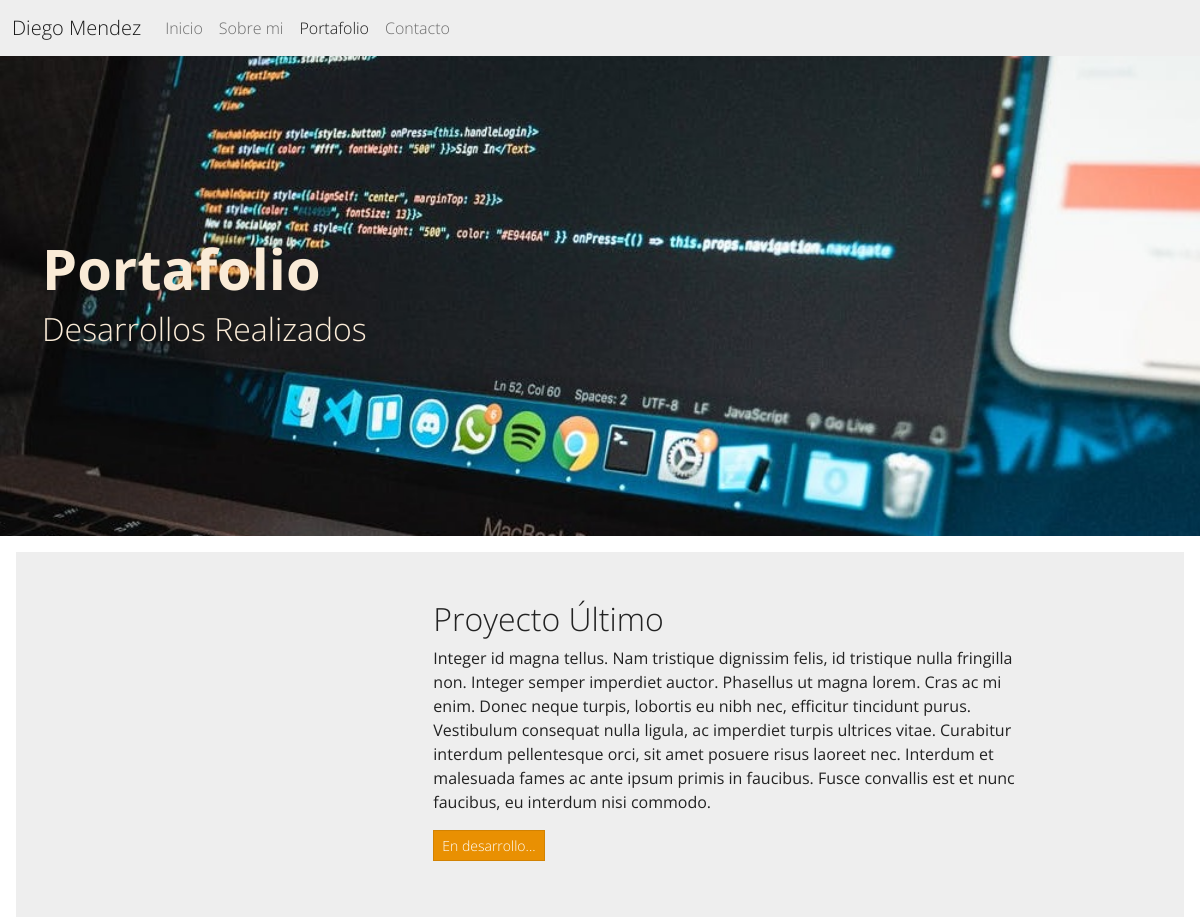
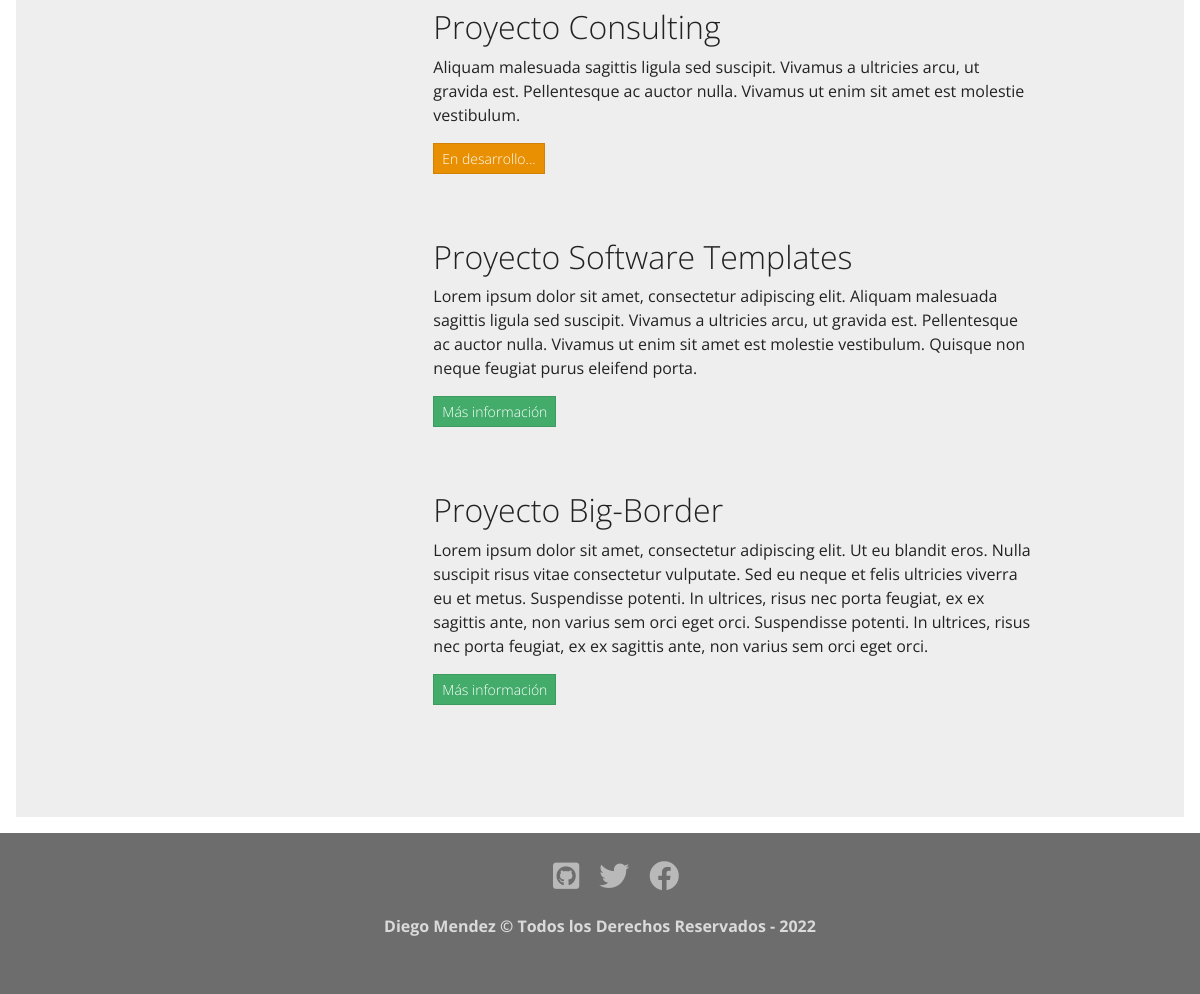
The page /portfolio/ on the database its author committed (2 pictures, top to bottom).
### portfolio/models.py (models this page shows, shortened)
class Project(models.Model):
    title= models.CharField(max_length=150, verbose_name='Título')
    description=models.TextField(verbose_name='Descripción')
    image=models.ImageField(upload_to='projects',verbose_name='Imagen')
    link=models.URLField(max_length=180,blank=True,null=True,verbose_name='Enlace')
    created=models.DateTimeField(auto_now_add=True,verbose_name='Fecha creación')
    updated=models.DateTimeField(auto_now=True,verbose_name='Fecha modificación')
    class Meta:
        verbose_name='proyecto'
        verbose_name_plural='proyectos'
        ordering=['-created']

### portfolio/views.py (the view)
# urls.py: path('portfolio/',portfolio_views.portfolio,name='portfolio'),
def portfolio(request):
    projects=Project.objects.all()
    return render(request,'portfolio/portfolio.html', {'projects':projects})

### redsocial/processors.py (called while the page is built)
def ctx_dict(request):
    ctx={}
    links=Link.objects.all()
    for link in links:
        ctx[link.key]=link.url
    return ctx

### portfolio/templates/portfolio/portfolio.html (shortened to what this page needs)
{%extends 'core/base.html'%}
{%load static%}
{%block content%}
     <div class="portfolio imagen-fondo">
        <div class="container">
            <div class="row">
                <div class="col-12 titulos">
                    <div>
                        <h1 class="display-4 fw-bold">Portafolio</h1>
                    </div>
                    <div>
                        <h3 class="fs-2">Desarrollos Realizados</h3>
                    </div>
                </div>
            </div>
        </div>
    </div>
    <div class="position-relative overflow-hidden p-3 p-md-5 m-md-3 bg-light">
        <div class="container">
            {%for project in projects%}
                <div class="row project mb-5">
                    <div class="col-lg-3 col-md-4 offset-lg-1">
                    </div>
                    <div class="col-lg-7 col-md-8">
                        <h2 class="section-heading title">{{project.title}}</h2>
                        <p>{{project.description}}</p>
                        {%if project.link%}
                            <p><a class="btn btn-sm btn-success" href="{{project.link}}">Más información</a></p>
                        {%else%}
                            <p class="btn btn-sm btn-warning">En desarrollo...</p>
                        {%endif%}
                    </div>
                </div>
            {%endfor%}
        </div>
    </div>
{%endblock%}

### core/templates/core/base.html (shortened to what this page needs)
<!DOCTYPE html>
<html lang="es">
<head>
    {%load static%}
    <link href="{%static 'core/css/bootstrap.min.css'%}" rel="stylesheet">
    <link rel="stylesheet" href="https://cdnjs.cloudflare.com/ajax/libs/font-awesome/5.15.3/css/all.min.css" />
    <link rel="stylesheet" href="{%static 'core/css/app.css'%}">
  </head>
  <body>
    <nav class="navbar navbar-expand-lg bg-light">
        <div class="container-fluid">
            <a class="navbar-brand" href="{% url 'home' %}">Diego Mendez</a>
            <div class="collapse navbar-collapse" id="navbarNavAltMarkup">
                <div class="navbar-nav">
                    <a class="nav-link {% if request.path == '/' %}active{% endif %}" aria-current="page" href="{% url 'home' %}">Inicio</a>
                    <a class="nav-link {% if request.path == '/about-me/' %}active{% endif %}" href="{% url 'about' %}">Sobre mi</a>
                    <a class="nav-link {% if request.path == '/portfolio/' %}active{% endif %}" href="{% url 'portfolio' %}">Portafolio</a>
                    <a class="nav-link {% if request.path == '/contact/' %}active{% endif %}" href="{% url 'contact' %}">Contacto</a>
                </div>
            </div>
        </div>
    </nav>
            {%block content%} {%endblock%}
    <footer class="footer">
        <div class="footer__redes">
            <ul class="footer__lista">
                <li class="footer__item">
                    {% if LINK_GITHUB %}
                    <a class="footer__icono" href={{LINK_GITHUB}} target="blank"><i class="fab fa-github-square fa-1x"></i></a>
                    {% endif %}
                </li>
                <li class="footer__item">
                    {% if LINK_TWITTER %}
                    <a class="footer__icono" href={{LINK_TWITTER}} target="blank"><i class="fab fa-twitter fa-1x"></i></a>
                    {% endif %}
                </li>
                <li class="footer__item">
                    {% if LINK_FACEBOOK %}
                    <a class="footer__icono" href={{LINK_FACEBOOK}} target="blank"><i class="fab fa-facebook fa-1x"></i></a>
                    {% endif %}
                </li>
            </ul>
        </div>
        <div class="footer__texto">
            <p>Diego Mendez &copy; Todos los Derechos Reservados - 2022</p>
        </div>
    </footer>
  </body>
</html>

### core/static/core/css/app.css (style rules this page uses)
.portfolio { background-image: url(../img/portfolio-bg.jpeg); }
.imagen-fondo { background-position: center center; min-height: 60vh; background-attachment:scroll; background-size: cover; background-repeat: no-repeat; }
.titulos { color: antiquewhite; display: flex; flex-direction: column; justify-content: center; min-height: 60vh; }
.footer { grid-area: footer; background-color: #6d6d6d; color: #dadada; display: flex; flex-direction: column; align-items: center; justify-content: center; width: 100%; padding-top: 20px; padding-bottom: 20px; }
.footer__texto { font-weight: 700; margin-bottom: 20px; text-align: center; }
.footer__lista { text-decoration: none; display: flex; list-style: none; justify-content: center; }
.footer__icono { color: #b9b9b9; font-size: 30px; padding: 0 10px; display: block; }

### rows shown on the page
Project: title "Proyecto Último", description "Integer id magna tellus. Nam tristique dignissim felis, id tristique nulla fringilla non. Integer semper imperdiet auctor. Phasellus ut magna lorem. Cras ac mi enim. Donec neque turpis, lobortis eu nibh nec, efficitur tincidunt purus. Vestibulum consequat nulla ligula, ac imperdiet turpis ultrices vitae. Curabitur interdum pellentesque orci, sit amet posuere risus laoreet nec. Interdum et malesuada fames ac ante ipsum primis in faucibus. Fusce convallis est et nunc faucibus, eu interdum nisi commodo.", shows "En desarrollo..."
Project: title "Proyecto Consulting", description "Aliquam malesuada sagittis ligula sed suscipit. Vivamus a ultricies arcu, ut gravida est. Pellentesque ac auctor nulla. Vivamus ut enim sit amet est molestie vestibulum.", shows "En desarrollo..."
Project: title "Proyecto Software Templates", description "Lorem ipsum dolor sit amet, consectetur adipiscing elit. Aliquam malesuada sagittis ligula sed suscipit. Vivamus a ultricies arcu, ut gravida est. Pellentesque ac auctor nulla. Vivamus ut enim sit amet est molestie vestibulum. Quisque non neque feugiat purus eleifend porta."
Project: title "Proyecto Big-Border", description "Lorem ipsum dolor sit amet, consectetur adipiscing elit. Ut eu blandit eros. Nulla suscipit risus vitae consectetur vulputate. Sed eu neque et felis ultricies viverra eu et metus. Suspendisse potenti. In ultrices, risus nec porta feugiat, ex ex sagittis ante, non varius sem orci eget orci. Suspendisse potenti. In ultrices, risus nec porta feugiat, ex ex sagittis ante, non varius sem orci eget orci."
